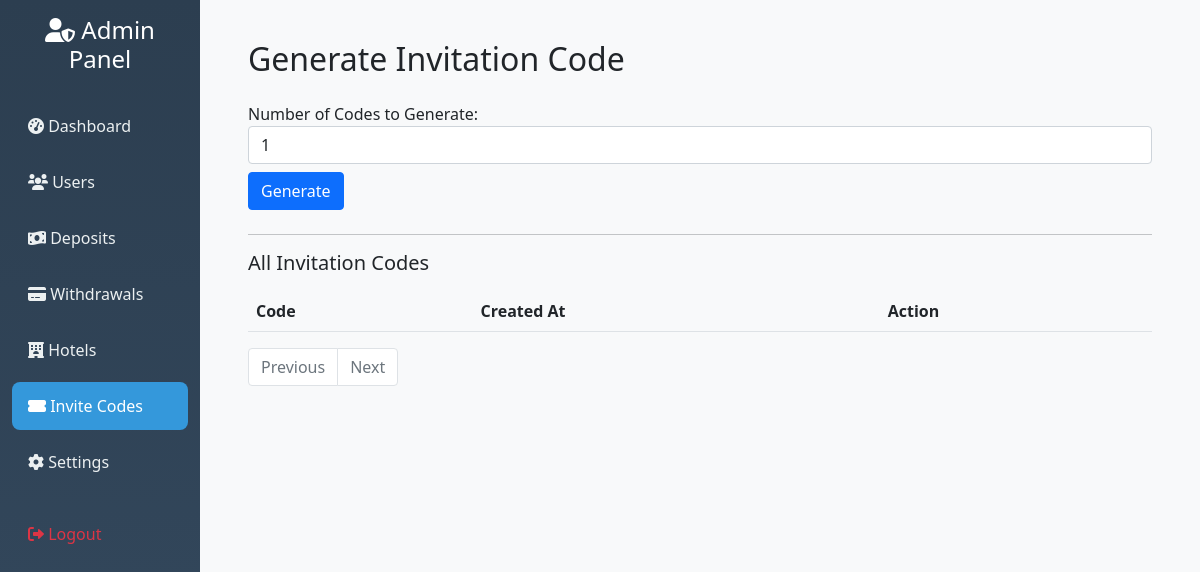
The page /admin/generate-invite (signed in) on the database as committed earlier.
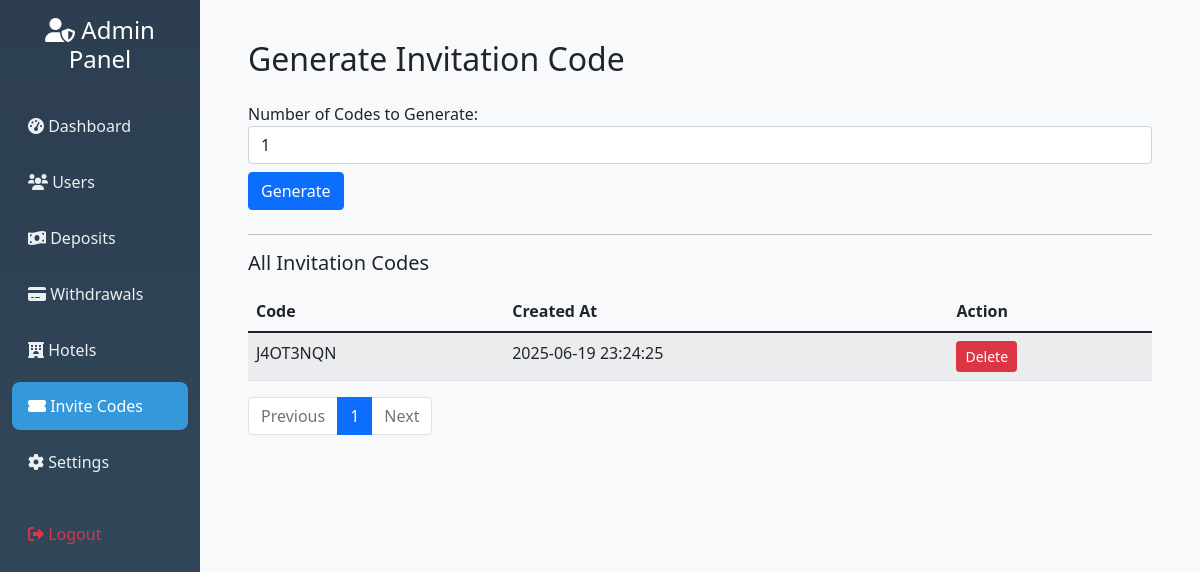
The same page on the database as committed later.
### hotel_app/models.py (models this page shows)
class InvitationCode(db.Model):
    id = db.Column(db.Integer, primary_key=True)
    code = db.Column(db.String(20), unique=True, nullable=False)
    is_used = db.Column(db.Boolean, default=False)
    created_at = db.Column(db.DateTime, default=datetime.utcnow)

### hotel_app/routes.py (the view, shortened to what this page needs)
@app.route('/admin/generate-invite', methods=['GET', 'POST'])
@admin_required
def generate_invitation_code():
    page = request.args.get('page', 1, type=int)
    codes = InvitationCode.query.order_by(InvitationCode.id.desc()).paginate(
        page=page, per_page=20, error_out=False
    )
    return render_template('admin_invite.html', codes=codes)

### hotel_app/routes.py (called while the page is built)
def admin_required(f):
    @wraps(f)
    def wrapper(*args, **kwargs):
        admin_id = session.get('admin_id')
        if not admin_id:
            flash("Admin login required.", "danger")
            return redirect(url_for('admin_login'))
        admin = Admin.query.get(admin_id)
        if not admin or not admin.is_active:
            session.pop('admin_id', None)
            flash("Admin access denied.", "danger")
            return redirect(url_for('admin_login'))
        return f(*args, **kwargs)
    return wrapper

@app.before_request
def check_admin_routes():
    if request.endpoint and request.endpoint.startswith('admin_') and request.endpoint != 'admin_login':
        if 'admin_id' not in session:
            return redirect(url_for('admin_login'))

### hotel_app/templates/admin_invite.html
{% extends "admin_base.html" %}
{% block content %}
<div class="container mt-4">
    <h2 class="mb-4">Generate Invitation Code</h2>
    <form method="POST" action="{{ url_for('generate_invitation_code') }}" class="mb-4">
        <div class="form-group">
            <label for="num_codes">Number of Codes to Generate:</label>
            <input type="number" name="num_codes" id="num_codes" class="form-control" min="1" value="1" required>
        </div>
        <button type="submit" class="btn btn-primary mt-2">Generate</button>
    </form>
    <hr>
    {% if codes and codes[0] is string %}
        <h5 class="mb-3">Recently Generated Code(s)</h5>
        <ul class="list-group mb-4">
            {% for code in codes %}
                <li class="list-group-item">{{ code }}</li>
            {% endfor %}
        </ul>
        <a href="{{ url_for('generate_invitation_code') }}" class="btn btn-secondary">View All Codes</a>
    {% elif codes and codes.items is defined %}
        <h5 class="mb-3">All Invitation Codes</h5>
        <table class="table table-striped">
            <thead>
                <tr>
                    <th>Code</th>
                    <th>Created At</th>
                    <th>Action</th>
                </tr>
            </thead>
            <tbody>
                {% for invite in codes.items %}
                    <tr>
                        <td>{{ invite.code }}</td>
                        <td>{{ invite.created_at.strftime('%Y-%m-%d %H:%M:%S') }}</td>
                        <td>
                            <form method="POST" action="{{ url_for('delete_invitation_code', code_id=invite.id) }}" onsubmit="return confirm('Are you sure you want to delete this code?');">
                                <button type="submit" class="btn btn-sm btn-danger">Delete</button>
                            </form>
                        </td>
                    </tr>
                {% endfor %}
            </tbody>
        </table>
        <nav>
            <ul class="pagination">
                {% if codes.has_prev %}
                    <li class="page-item">
                        <a class="page-link" href="{{ url_for('generate_invitation_code', page=codes.prev_num) }}">Previous</a>
                    </li>
                {% else %}
                    <li class="page-item disabled">
                        <span class="page-link">Previous</span>
                    </li>
                {% endif %}
                {% for page_num in codes.iter_pages(left_edge=1, right_edge=1, left_current=2, right_current=2) %}
                    {% if page_num %}
                        <li class="page-item {% if page_num == codes.page %}active{% endif %}">
                            <a class="page-link" href="{{ url_for('generate_invitation_code', page=page_num) }}">{{ page_num }}</a>
                        </li>
                    {% else %}
                        <li class="page-item disabled"><span class="page-link">…</span></li>
                    {% endif %}
                {% endfor %}
                {% if codes.has_next %}
                    <li class="page-item">
                        <a class="page-link" href="{{ url_for('generate_invitation_code', page=codes.next_num) }}">Next</a>
                    </li>
                {% else %}
                    <li class="page-item disabled">
                        <span class="page-link">Next</span>
                    </li>
                {% endif %}
            </ul>
        </nav>
    {% else %}
        <p>No invitation codes found.</p>
    {% endif %}
</div>
{% endblock %}

Rows that differ between the two databases and show on the page:
added InvitationCode: code "J4OT3NQN", created_at "2025-06-19 23:24:25"
Other text that changed with them:
new list line: "1"
